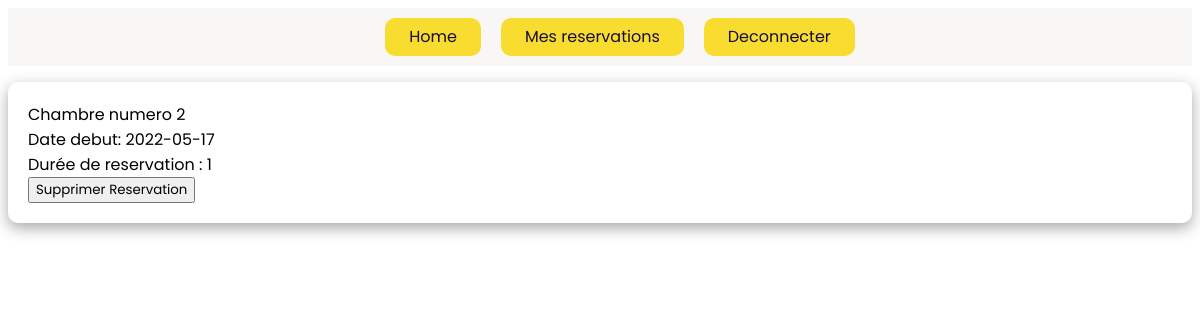
The app's page /reservations.php (signed in) with its own data.
### tables this page shows
CREATE TABLE IF NOT EXISTS `reservation` (
  `id_reservation` int(11) NOT NULL AUTO_INCREMENT,
  `id_client` int(11) NOT NULL,
  `num_chambre` int(11) NOT NULL,
  `date_reservation` date NOT NULL,
  `duree` int(11) NOT NULL,
  PRIMARY KEY (`id_reservation`),
  KEY `num_chambre` (`num_chambre`),
  KEY `id_client` (`id_client`)
);

### reservations.php (the view, shortened to what this page needs)
<?php
$connection = mysqli_connect("localhost",'root','');
mysqli_select_db($connection,'ingbdd');
$user=$_SESSION["username"];
$userQuery = " select id_user from utilisateur where username='$user'";
$userResult = mysqli_query($connection,$userQuery);
$numRow = mysqli_num_rows($userResult);
if($numRow>0){
    while($rowUs=$userResult->fetch_assoc()){
        $user_id=$rowUs["id_user"];
    }
}
else {
    echo " no user found";
}
$clientQuery = "select * from client where id_user='$user_id'";
$client = mysqli_query($connection,$clientQuery);
$num = mysqli_num_rows($client);
if($num>0){
    while($rowc=$client->fetch_assoc()){
        $id_client=$rowc['id_client'];
    }
}
$selectQuery = " select * from reservation where id_client='$id_client'";
$myReservations = mysqli_query($connection,$selectQuery);
$numRow = mysqli_num_rows($myReservations);
$reservations=[];
if($numRow>0){
    while($rowCls=$myReservations->fetch_assoc()){
        array_push($reservations,$rowCls);
    }
}
?>
<html>
    <head>
        <link rel="stylesheet" href="client.css">
    </head>
    <?php
        include_once('./nabar2.php');
    ?>
    <body>
    <?php foreach($reservations as $key=>$value): ?>
        <form class="box1" action="gestionReservations.php" method='post'>
            <div class="margin">
                <div class="chNum">Chambre numero <?=$value["num_chambre"]?></div>
                <div>Date debut: <?=$value["date_reservation"]?></div>
                <div>Durée de reservation : <?=$value["duree"]?></div>
            </div>
            <button class="supprimer" type="submit">Supprimer Reservation</button>
        </form>
    <?php endforeach; ?>
    </body>
</html>

### client.css (style rules this page uses)
* { font-family: 'Poppins', sans-serif; }
.box1 { padding : 20px; box-shadow: rgba(0, 0, 0, 0.35) 0px 5px 15px; border-radius: 10px; }

### navbar.css (style rules this page uses)
* { font-family: 'Poppins', sans-serif; }

### records on screen
reservation: num_chambre "2", date_reservation "2022-05-17", duree "1"
